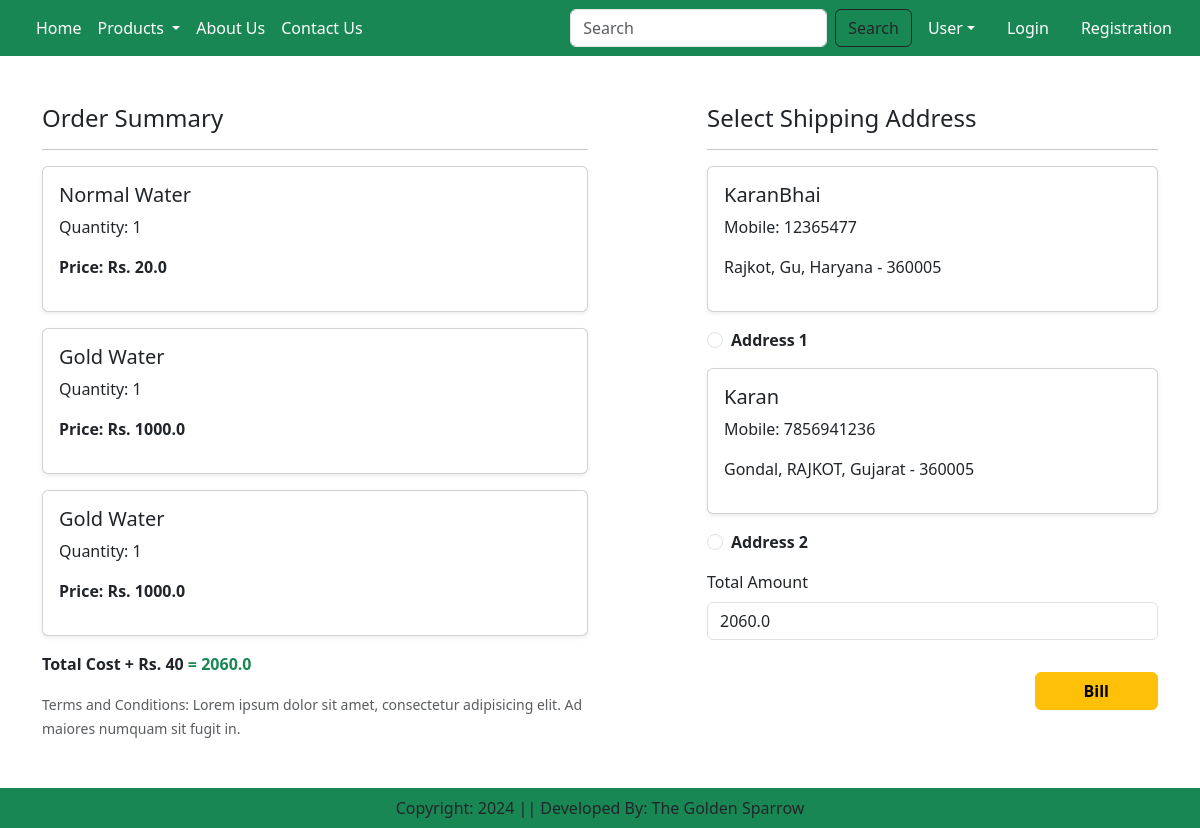
/checkout/ (signed in), run on an earlier commit of the app's database.
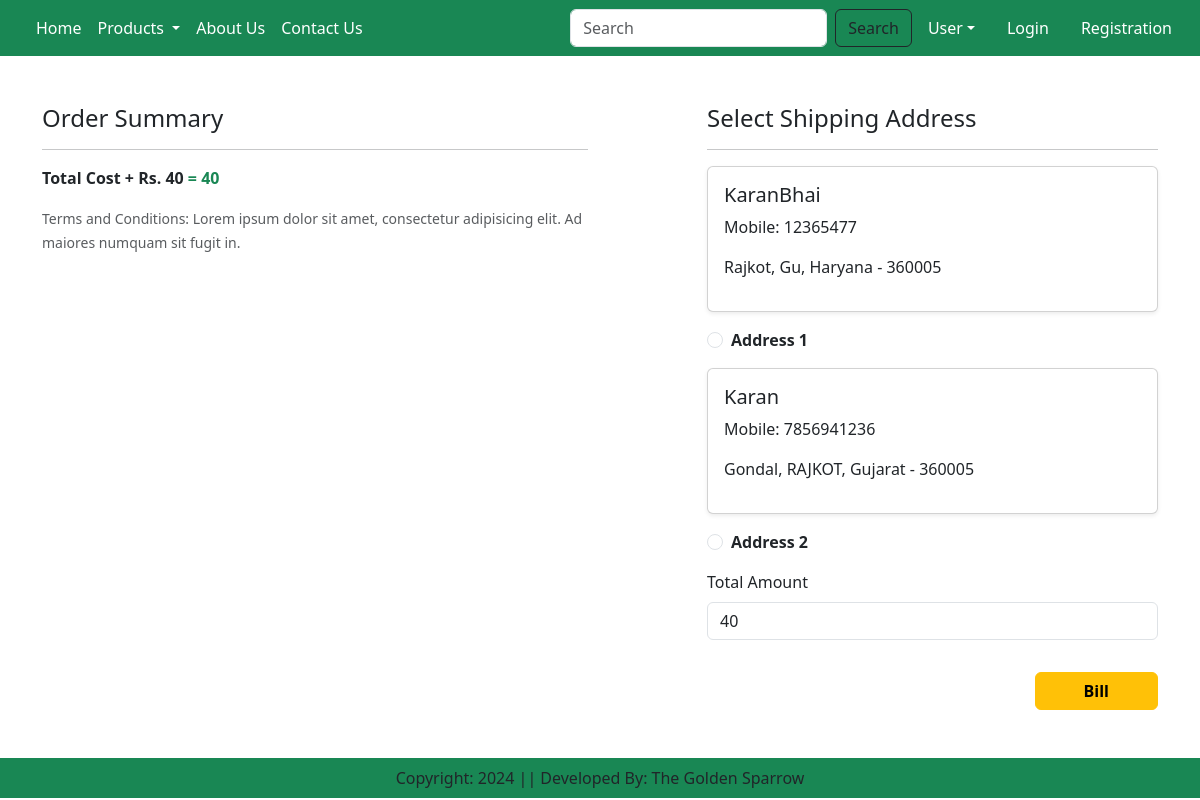
And on a later commit of the database.
### app/models.py (models this page shows, shortened)
class Cart(models.Model):
    user = models.ForeignKey(User, on_delete=models.CASCADE)
    product = models.ForeignKey(Product, on_delete=models.CASCADE)
    quantity = models.PositiveIntegerField(default=1)

class Product(models.Model):
    title = models.CharField(max_length=100)
    selling_price = models.FloatField()
    discount_price = models.FloatField()
    description = models.TextField()
    composition = models.TextField(default='')
    prodapp = models.TextField(default='')
    category = models.CharField(choices=CATEGORY_CHOICE , max_length=2)
    Product_image = models.ImageField(upload_to='product')

class Customer(models.Model):
    user = models.ForeignKey(User, on_delete=models.CASCADE)
    name = models.CharField(max_length=200)
    locality = models.CharField(max_length=200)
    city = models.CharField(max_length=50)
    mobile = models.IntegerField(default=0)
    zipcode = models.IntegerField()
    state = models.CharField(choices=STATE_CHOICES,max_length=100)

### app/views.py (the view)
# urls.py: path('checkout/', views.checkout.as_view(), name='checkout'),
class checkout(View):
    def get(self, request):
        user = request.user
        add = Customer.objects.filter(user=user)
        cart_items = Cart.objects.filter(user=user)
        famount = 0
        for p in cart_items:
            value = p.quantity * p.product.discount_price
            famount = famount + value
        totalamount = famount + 40
        return render(request, 'app/checkout.html', locals())

### app/templates/app/checkout.html (shortened to what this page needs)
{% extends 'app/base.html' %}
{% load static %}
{% block main-content %}
<div class="container">
    <div class="row mt-5">
        <div class="col-sm-6">
            <h4>Order Summary</h4>
            <hr>
            {% for item in cart_items %}
            <div class="card mb-3 shadow-sm">
                <div class="card-body">
                    <h5>{{ item.product.title }}</h5>
                    <p>Quantity: {{ item.quantity }}</p>
                    <p class="fw-bold">Price: Rs. {{ item.product.discount_price }}</p>
                </div>
            </div>
            {% endfor %}
            <div class="fw-bold">
                <p>Total Cost + Rs. 40 <span class="text-success">= {{ totalamount }}</span></p>
            </div>
            <small class="text-muted">
                Terms and Conditions: Lorem ipsum dolor sit amet, consectetur adipisicing elit. Ad maiores numquam sit fugit in.
            </small>
        </div>
        <div class="col-sm-5 offset-sm-1">
            <h4>Select Shipping Address</h4>
            <hr>
            <form method="post" id="myform">
                {% for ad in add %}
                <div class="card mb-3 shadow-sm">
                    <div class="card-body">
                        <h5>{{ ad.name }}</h5>
                        <p>Mobile: {{ ad.mobile }}</p>
                        <p>{{ ad.locality }}, {{ ad.city }}, {{ ad.state }} - {{ ad.zipcode }}</p>
                    </div>
                </div>
                <div class="form-check mt-2 mb-3">
                    <input class="form-check-input" type="radio" name="custid" id="custadd{{ forloop.counter }}" value="{{ ad.id }}">
                    <label class="form-check-label fw-bold" for="custadd{{ forloop.counter }}">Address {{ forloop.counter }}</label>
                </div>
                {% endfor %}
                <div class="form-group mb-3">
                    <label for="totalamount" class="form-label">Total Amount</label>
                    <input type="number" class="form-control" name="totalamount" value="{{ totalamount }}" readonly>
                </div>
                <div class="text-end">
                    <form action="{% url 'bill' %}">
                    <a type="submit" class="btn btn-warning mt-3 px-5 fw-bold">Bill</a>
                    </form>
                </div>
            </form>
        </div>
    </div>
</div>
{% endblock main-content %}

What changed in the data, as far as the page shows it:
removed Cart: product "Normal Water", quantity "1", product.discount_price "20.0"
removed Cart: product "Gold Water", quantity "1", product.discount_price "1000.0"
removed Cart: product "Gold Water", quantity "1", product.discount_price "1000.0"
Also different on the page:
{{ totalamount }}: "2060.0" → "40"
form field totalamount: "2060.0" → "40"
